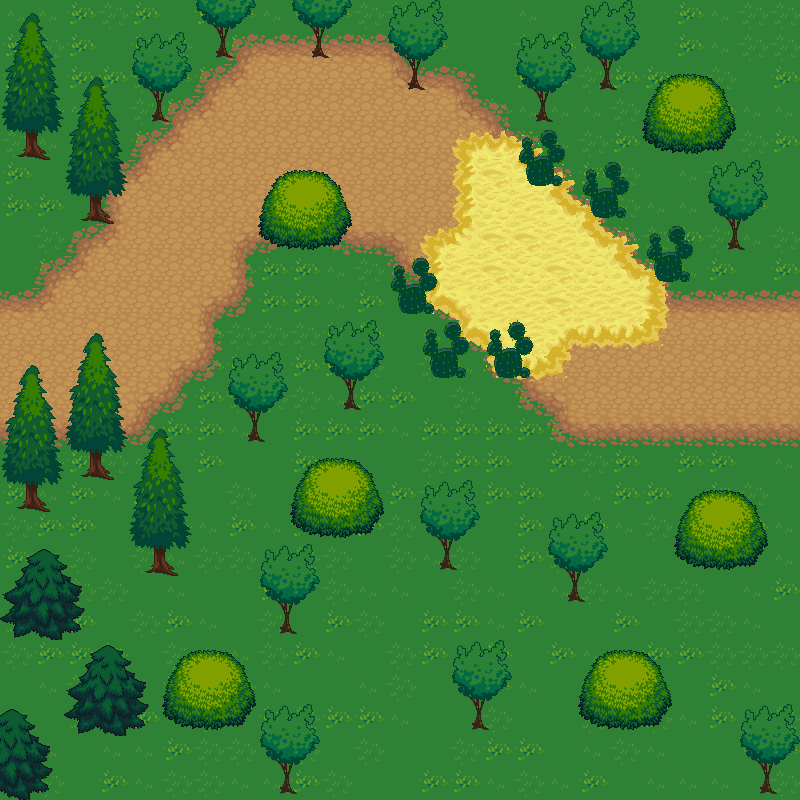

Below is a game level as drawn by its tile map, then a one-line description and the .tmx that defines it (tile-layer data replaced by summaries):
An orthogonal 25x25 tile map with 32x32 px tiles, 5 tile layers (grass, track, rider_effects, trees_above, ...), 5 tilesets and 3 objects (Spawn).

<map version="1.0" orientation="orthogonal" renderorder="right-down" width="25" height="25" tilewidth="32" tileheight="32" nextobjectid="5">
 <tileset firstgid="1" name="dirt" tilewidth="32" tileheight="32" tilecount="72" columns="12">
  <image source="sheets/dirt.png" width="384" height="192" />
  <terraintypes>
   <terrain name="track dry" tile="-1" />
  </terraintypes>
  <tile id="0">
   <properties>
    <property name="slow" type="bool" value="true" />
   </properties>
  </tile>
  <tile id="1">
   <properties>
    <property name="slow" type="bool" value="true" />
   </properties>
  </tile>
  <tile id="2">
   <properties>
    <property name="slow" type="bool" value="true" />
   </properties>
  </tile>
  <tile id="4" terrain="0,0,0," />
  <tile id="5" terrain="0,0,,0" />
  <tile id="12">
   <properties>
    <property name="slow" type="bool" value="true" />
   </properties>
  </tile>
  <tile id="13">
   <properties>
    <property name="slow" type="bool" value="true" />
   </properties>
  </tile>
  <tile id="14">
   <properties>
    <property name="slow" type="bool" value="true" />
   </properties>
  </tile>
  <tile id="16" terrain="0,,0,0" />
  <tile id="17" terrain=",0,0,0" />
  <tile id="24">
   <properties>
    <property name="slow" type="bool" value="true" />
   </properties>
  </tile>
  <tile id="25">
   <properties>
    <property name="slow" type="bool" value="true" />
   </properties>
  </tile>
  <tile id="26">
   <properties>
    <property name="slow" type="bool" value="true" />
   </properties>
  </tile>
  <tile id="27" terrain=",,,0" />
  <tile id="28" terrain=",,0,0" />
  <tile id="29" terrain=",,0," />
  <tile id="33">
   <properties>
    <property name="slow" type="bool" value="true" />
   </properties>
  </tile>
  <tile id="34">
   <properties>
    <property name="slow" type="bool" value="true" />
   </properties>
  </tile>
  <tile id="35">
   <properties>
    <property name="slow" type="bool" value="true" />
   </properties>
  </tile>
  <tile id="36">
   <properties>
    <property name="slow" type="bool" value="true" />
   </properties>
  </tile>
  <tile id="37">
   <properties>
    <property name="slow" type="bool" value="true" />
   </properties>
  </tile>
  <tile id="38">
   <properties>
    <property name="slow" type="bool" value="true" />
   </properties>
  </tile>
  <tile id="39" terrain=",0,,0" />
  <tile id="40" terrain="0,0,0,0" />
  <tile id="41" terrain="0,,0," />
  <tile id="45">
   <properties>
    <property name="slow" type="bool" value="true" />
   </properties>
  </tile>
  <tile id="46">
   <properties>
    <property name="slow" type="bool" value="true" />
   </properties>
  </tile>
  <tile id="47">
   <properties>
    <property name="slow" type="bool" value="true" />
   </properties>
  </tile>
  <tile id="48">
   <properties>
    <property name="slow" type="bool" value="true" />
   </properties>
  </tile>
  <tile id="49">
   <properties>
    <property name="slow" type="bool" value="true" />
   </properties>
  </tile>
  <tile id="50">
   <properties>
    <property name="slow" type="bool" value="true" />
   </properties>
  </tile>
  <tile id="51" terrain=",0,," />
  <tile id="52" terrain="0,0,," />
  <tile id="53" terrain="0,,," />
  <tile id="57">
   <properties>
    <property name="slow" type="bool" value="true" />
   </properties>
  </tile>
  <tile id="58">
   <properties>
    <property name="slow" type="bool" value="true" />
   </properties>
  </tile>
  <tile id="59">
   <properties>
    <property name="slow" type="bool" value="true" />
   </properties>
  </tile>
  <tile id="60">
   <properties>
    <property name="slow" type="bool" value="true" />
   </properties>
  </tile>
  <tile id="61">
   <properties>
    <property name="slow" type="bool" value="true" />
   </properties>
  </tile>
  <tile id="62">
   <properties>
    <property name="slow" type="bool" value="true" />
   </properties>
  </tile>
 </tileset>
 <tileset firstgid="73" name="grass" tilewidth="32" tileheight="32" tilecount="54" columns="9">
  <image source="sheets/grass.png" width="288" height="192" />
 </tileset>
 <tileset firstgid="127" name="rocks" tilewidth="32" tileheight="32" tilecount="48" columns="8">
  <image source="sheets/rocks.png" width="256" height="192" />
 </tileset>
 <tileset firstgid="175" name="trees" tilewidth="32" tileheight="32" tilecount="48" columns="8">
  <image source="sheets/trees.png" width="256" height="192" />
 </tileset>
 <tileset firstgid="223" name="whoop" tilewidth="32" tileheight="32" tilecount="15" columns="3">
  <image source="sheets/whoop.png" width="96" height="160" />
 </tileset>
 <layer name="grass" width="25" height="25">
  <data>[625 cells, 625 non-empty, 4 distinct tile ids]</data>
 </layer>
 <layer name="track" width="25" height="25">
  <data>[625 cells, 186 non-empty, 13 distinct tile ids]</data>
 </layer>
 <layer name="rider_effects" width="25" height="25">
  <data>[625 cells, 45 non-empty, 15 distinct tile ids]</data>
 </layer>
 <layer name="trees_above" width="25" height="25">
  <data>[625 cells, 79 non-empty, 29 distinct tile ids]</data>
 </layer>
 <objectgroup name="Player" visible="0">
  <object id="4" name="Spawn" x="15" y="340" visible="0" />
 </objectgroup>
 <layer name="trees_below" width="25" height="25">
  <data>[625 cells, 159 non-empty, 38 distinct tile ids]</data>
 </layer>
 <objectgroup name="collidable" visible="0">
  <object id="2" x="2" y="301" visible="0">
   <properties>
    <property name="collidable" type="bool" value="true" />
   </properties>
   <polyline points="0,0 37,-2 124,-89 151,-154 249,-247 382,-245 410,-210 459,-207 524,-122 592,-85 664,-6 798,-3" />
  </object>
  <object id="3" x="799" y="437" visible="0">
   <properties>
    <property name="collidable" type="bool" value="true" />
   </properties>
   <polyline points="0,0 -229,1 -413,-186 -547,-189 -557,-137 -585,-123 -595,-69 -662,-4 -798,2" />
  </object>
 </objectgroup>
</map>
